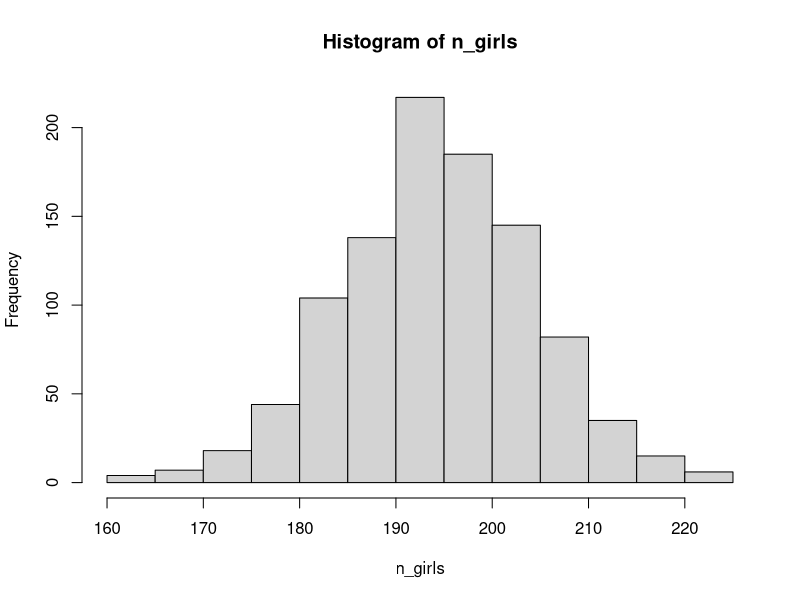
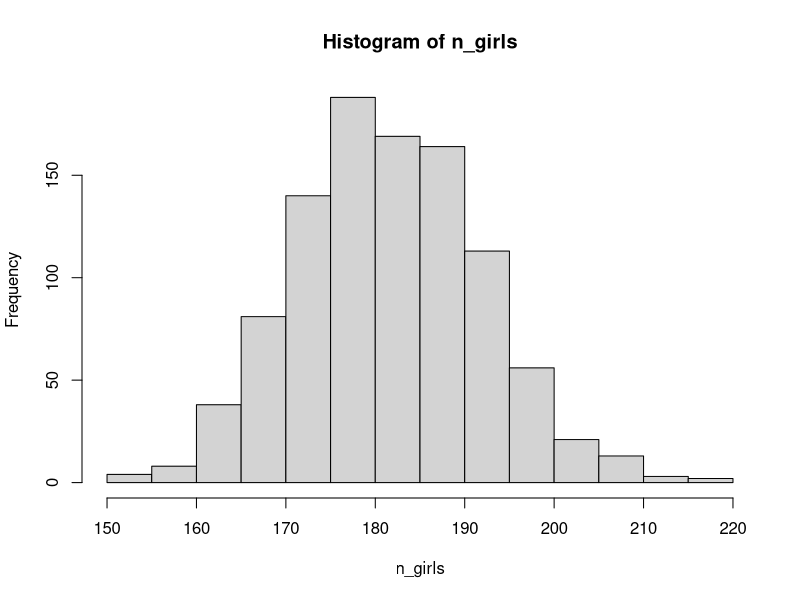
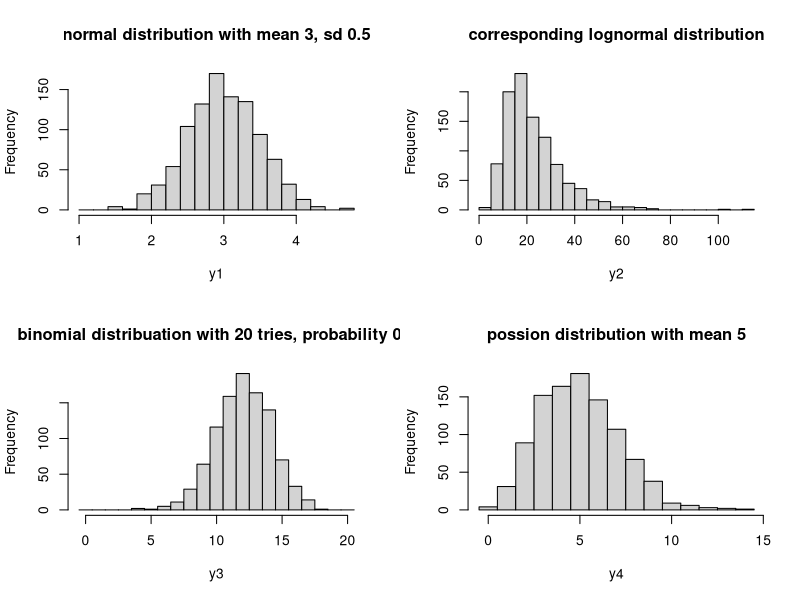
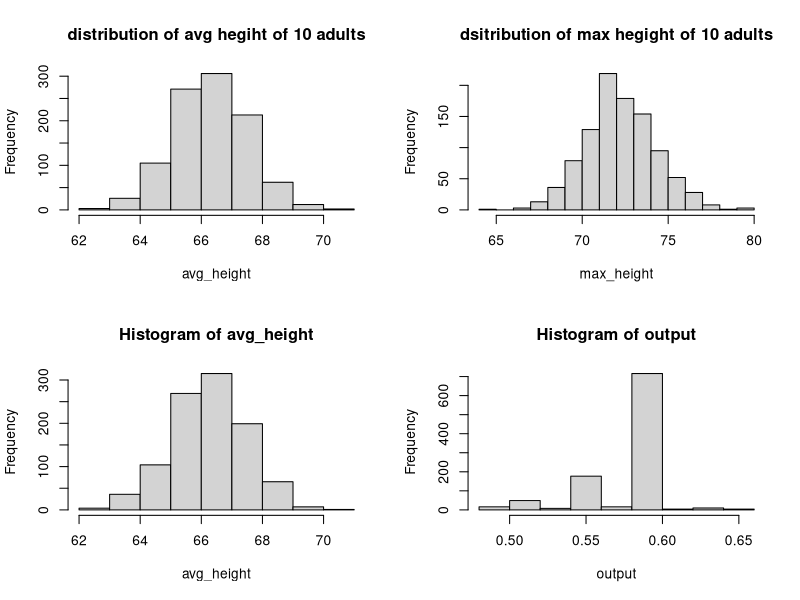

These figures' R source, in order:
n_girls <- rbinom(1,400,0.488)
print(n_girls)
n_sims <- 1000
n_girls <- rep(NA, n_sims)
for(s in 1:n_sims){
  n_girls[s] <- rbinom(1,400,0.488)
}
hist(n_girls)

birth_type <- sample(c("fraternal twin", "identical twin", "single birth"),
                     size = 400, replace = TRUE, prob=c(1/125,1/300,1-1/125-1/300))
girls <- rep(NA,400)
for(i in 1:400){
  if (birth_type[i] == "single birth"){
    girls[i] <- rbinom(1,1,0.448)
  }
  else if (birth_type[i]=="identical twin"){
    girls[i] <- 2*rbinom(1,1,0.495)
  }
  else if (birth_type[i] == "fraternal twin"){
    girls[i] <- rbinom(1,2,0.495)
  }
}
n_girls <- sum(girls)
n_sims <- 1000
n_girls <- rep(NA, n_sims)
for(s in 1:n_sims){
  birth_type <- sample(c("fraternal twin", "identical twin", "single birth"),
                       size = 400, replace = TRUE, prob=c(1/125,1/300,1-1/125-1/300))
  girls <- rep(NA,400)
  for(i in 1:400){
    if (birth_type[i] == "single birth"){
      girls[i] <- rbinom(1,1,0.448)
    }
    else if (birth_type[i]=="identical twin"){
      girls[i] <- 2*rbinom(1,1,0.495)
    }
    else if (birth_type[i] == "fraternal twin"){
      girls[i] <- rbinom(1,2,0.495)
    }
  }
  n_girls[s] <- sum(girls)
}
hist(n_girls)

n_sims <- 1000
y1 <- rnorm(n_sims,3,0.5)
y2 <- exp(y1)
y3 <- rbinom(n_sims,20,0.6)
y4 <- rpois(n_sims,5)
par(mfrow=c(2,2))
hist(y1,breaks=seq(floor(min(y1)),max(y1)+0.2, 0.2),
               main="normal distribution with mean 3, sd 0.5")
hist(y2,breaks=seq(0,max(y2)+5,5),
     main="corresponding lognormal distribution")
hist(y3,breaks=seq(-0.5,20.5,1),
     main="binomial distribuation with 20 tries, probability 0.6")
hist(y4,breaks=seq(-0.5,max(y4)+1,1),
     main="possion distribution with mean 5")

male <- rbinom(1,1,0.48)
height <- ifelse(male==1,rnorm(1,69.1,2.9),rnorm(1,63.7,2.7))
N <- 10
avg_height <- mean(height)
print(avg_height)
n_sims <- 1000
avg_height <- rep(NA,n_sims)
max_height <- rep(NA,n_sims)
for(s in 1:n_sims){
  N <- 10
  male <- rbinom(N,1,0.48)
  height <- ifelse(male==1,rnorm(N,69.1,2.9),rnorm(N,63.7,2.7))
  avg_height[s] <- mean(height)
  max_height[s] <- max(height)
}
hist(avg_height,main="distribution of avg hegiht of 10 adults")
hist(max_height,main="dsitribution of max hegight of 10 adults")

#simulation function
height_sim <- function(N){
  male <- rbinom(N,1,0.48)
  height <- ifelse(male==1,rnorm(N,69.1,2.9),rnorm(N,63.7,2.7))
  mean(height)
}

#using function
avg_height <- replicate(1000,height_sim(N=10))
hist(avg_height)

#demonstrating meadian absoluta deviation
z <- rnorm(1e4,5,2)
cat("mean=", mean(z), ", median=", median(z), ", sd=", sd(z), ", mad sd= ", mad(z))

#earnings data
setwd("C:/Users/sari/Documents/aarhus/methods2/methods2_resources/handbook/data/Earnings/data")
earnings <- read.csv("earnings.csv")
earn <- earnings$earn
male <- earnings$male
ratio <- median(earn[male==0]) / median(earn[male==1])
print(ratio)

#bootsrappiing
boot_ratio <- function(data){
  n <- nrow(data)
  boot <- sample(n,replace=TRUE)
  earn_boot <- data$earn[boot]
  male_boot <- data$male[boot]
  median(earn_boot[male_boot==0]) / median(earn_boot[male_boot==1])
}
n_sims <- 1000
output <- replicate(n_sims,boot_ratio(earnings))
hist(output)
print(sd(output))
